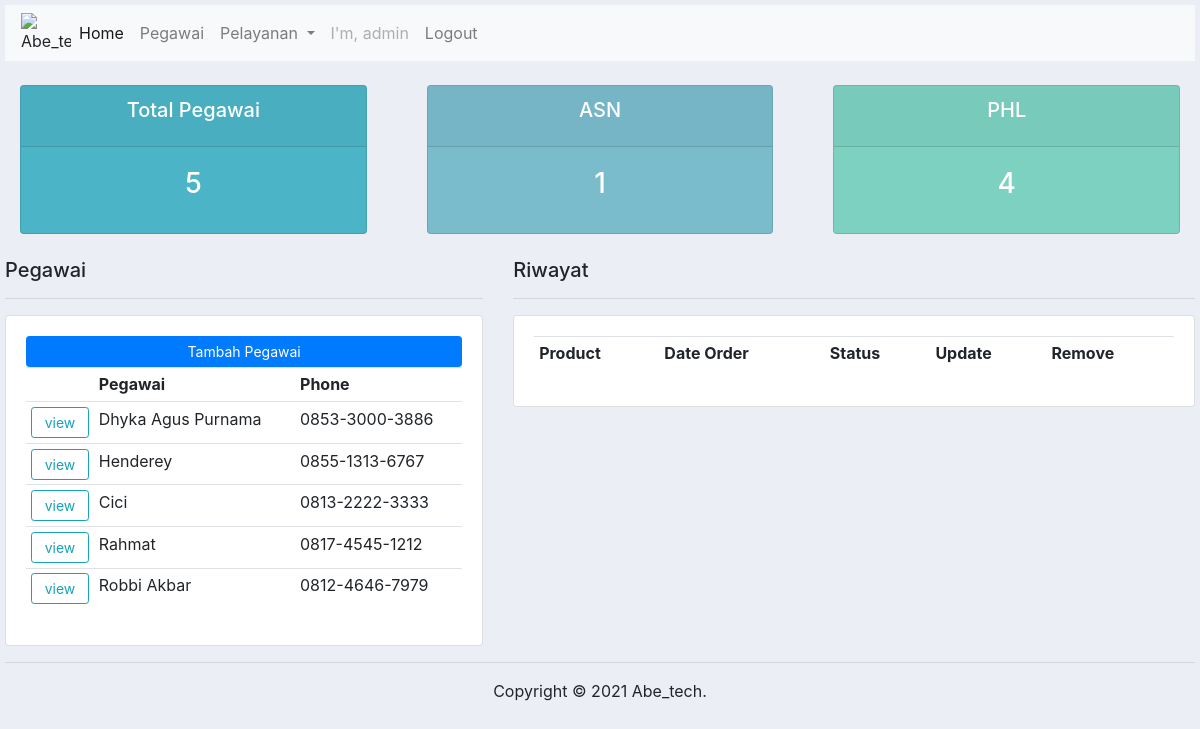
Page /pegawai/ (signed in) on the committed database.
### pegawai/models.py (models this page shows, shortened)
class Pegawai(models.Model):
    STATUS = (
            ('ASN', 'ASN'),
            ('PHL', 'PHL'),
            )
    JKEL = (
            ('Laki-laki', 'Laki-laki'),
            ('Perempuan', 'Perempuan'),
            )
    nama = models.CharField(max_length=100)
    nip = models.CharField(max_length=20, null=True, blank=True)
    status = models.CharField(max_length=200, null=True, choices=STATUS)
    jabatan = models.ForeignKey(Jabatan, on_delete=models.CASCADE, null=True, blank=True)
    jenis_kelamin = models.CharField(max_length=200, null=True, choices=JKEL)
    telpon = models.CharField(max_length=20, null=True, blank=True)
    email = models.CharField(max_length=30, null=True, blank=True)
    note = models.CharField(max_length=1000, null=True, blank=True)

### pegawai/views.py (the view)
# urls.py: path('', views.Home, name='pegawai'),
@login_required(login_url=settings.LOGIN_URL)
def Home(request):
    pegawai = Pegawai.objects.all()
    total_pegawai = pegawai.count()
    ASN = pegawai.filter(status='ASN').count()
    PHL = pegawai.filter(status='PHL').count()
    context = {'pegawai' : pegawai,'total_pegawai':total_pegawai, 'ASN':ASN, 'PHL':PHL}
    return render(request, 'pegawai/index.html', context)

### pegawai/templates/pegawai/index.html
{% extends 'pegawai/home.html' %}
{% load static %}
{% block content %}
{% include 'pegawai/status.html' %}
    <br>
    <div class="row">
        <div class="col-md-5">
            <h5>Pegawai</h5>
            <hr>
            <div class="card card-body">
                <a href="{% url 'tambah-pegawai' %}" class="btn btn-primary btn-sm btn-bock">Tambah Pegawai</a>
                <table class="table table-sm">
                    <tr>
                        <th></th>
                        <th>Pegawai</th>
                        <th>Phone</th>
                    </tr>
                    {% for pegawai in pegawai %}
                        <tr>
                            <td><a href="{% url 'profil' pegawai.id %}" class="btn btn-outline-info  btn-sm btn-block">view</a></td>
                            <td>{{pegawai.nama}}</td>
                            <td>{{pegawai.telpon}}</td>
                        </tr>
                    {% endfor %}
                </table>
            </div>
        </div>
        <div class="col-md-7">
            <h5>Riwayat</h5>
            <hr>
            <div class="card card-body">
                <table class="table table-sm">
                    <tr>
                        <th>Product</th>
                        <th>Date Order</th>
                        <th>Status</th>
                        <th>Update</th>
                        <th>Remove</th>
                    </tr>
                </table>
            </div>
        </div>
    </div>
{% endblock content %}

### pegawai/templates/pegawai/navbar.html (shortened to what this page needs)
{% load static %}
<nav class="navbar navbar-expand-lg navbar-light bg-light">
    <img src="{% static 'img/pgk.png' %}" alt="Abe_tech" width='50px'>
    <div class="collapse navbar-collapse" id="navbarSupportedContent">
      <ul class="navbar-nav mr-auto">
        <li class="nav-item active">
          <a class="nav-link" href="/penduduk/">Home<span class="sr-only">(current)</span></a>
        </li>
        <li class="nav-item">
          <a class="nav-link" href="/pegawai/">Pegawai</a>
        </li>
        <li class="nav-item dropdown">
          <a class="nav-link dropdown-toggle" href="#" id="navbarDropdown" role="button" data-toggle="dropdown" aria-haspopup="true" aria-expanded="false">
            Pelayanan
          </a>
        </li>
        <li class="nav-item">
          {% if user.is_authenticated %}
          <a class="nav-link disabled" href="">I'm, {{user}}</a>
          {% endif %}
        </li>
        <li class="nav-item">
          <a class="nav-link" href="{% url 'keluar' %}">Logout</a>
        </li>
      </ul>
    </div>
  </nav>

### pegawai/templates/pegawai/home.html (style rules this page uses)
body { background-color: #ebeff5; margin: 5px; }

### rows in the picture
Pegawai: nama "Dhyka Agus Purnama", telpon "0853-3000-3886"
Pegawai: nama "Henderey", telpon "0855-1313-6767"
Pegawai: nama "Cici", telpon "0813-2222-3333"
Pegawai: nama "Rahmat", telpon "0817-4545-1212"
Pegawai: nama "Robbi Akbar", telpon "0812-4646-7979"

### other values in the picture
{{ user }} "admin"
{{ total_pegawai }} "5"
{{ ASN }} "1"
{{ PHL }} "4"
